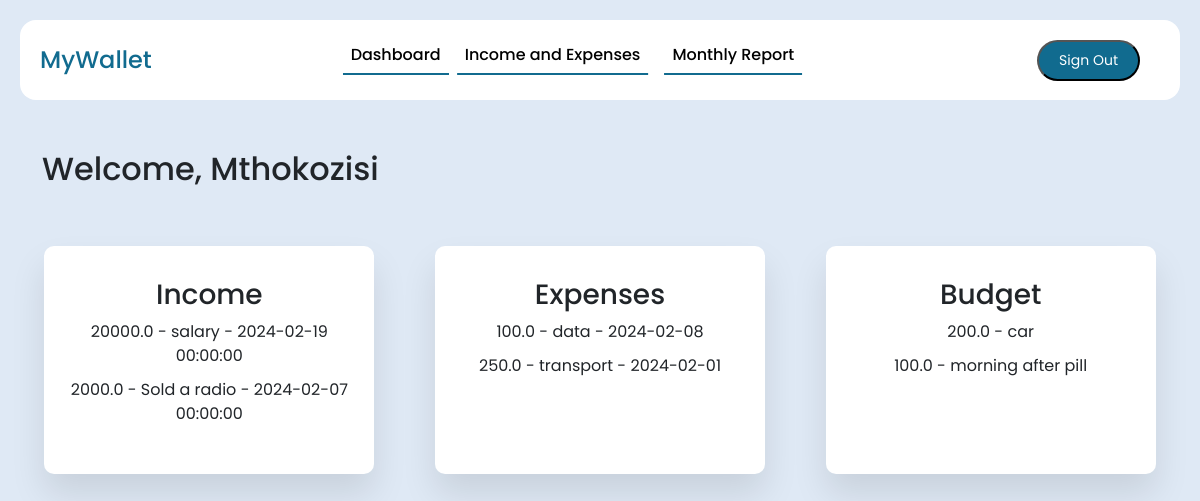
Page / (signed in) on the earlier database version.
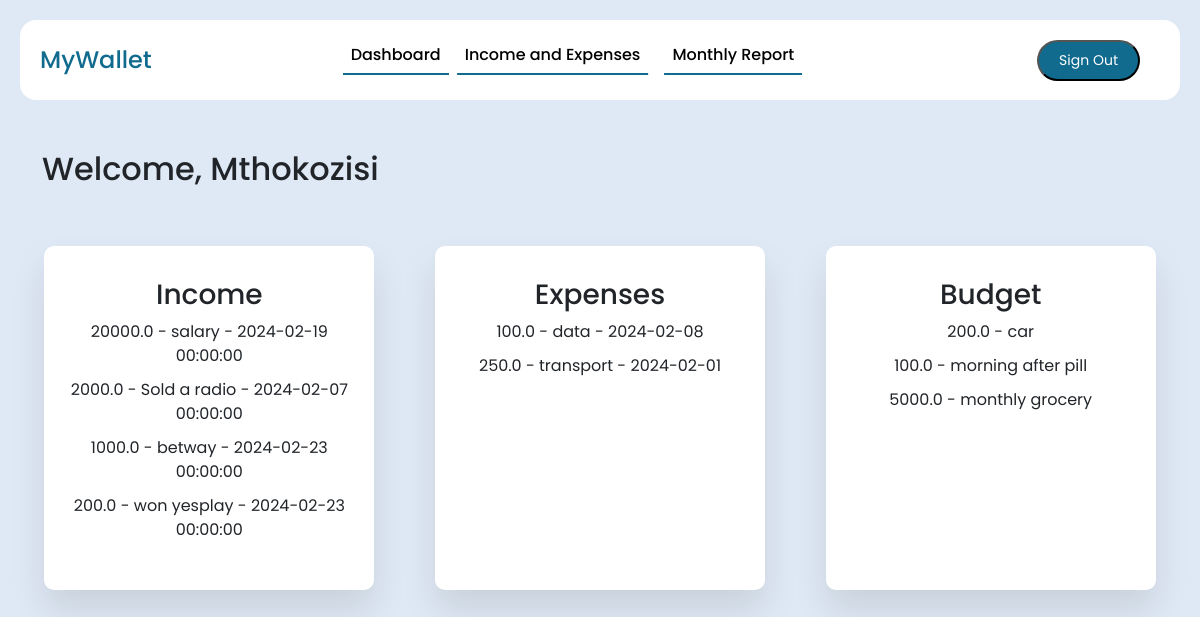
Same page on the later database version.
### website/models.py (models this page shows, shortened)
class User(db.Model, UserMixin):
    id = db.Column(db.Integer, primary_key=True)
    email = db.Column(db.String(150), unique=True, nullable=False)
    first_name = db.Column(db.String(150), unique=True, nullable=False)
    password = db.Column(db.String(150), nullable=False)
    income_entries = db.relationship('Income', backref='user', lazy=True)
    expense_entries = db.relationship('Expense', backref='user', lazy=True)
    budget_entries = db.relationship('Budget', backref='user', lazy=True)

class Income(db.Model):
    id = db.Column(db.Integer, primary_key=True)
    amount = db.Column(db.Float, nullable=False)
    date = db.Column(db.DateTime(timezone=True),default=func.now())
    category = db.Column(db.String(50), nullable=False)
    user_id = db.Column(db.Integer, db.ForeignKey('user.id'), nullable=False)

class Expense(db.Model):
    id = db.Column(db.Integer, primary_key=True)
    amount = db.Column(db.Float, nullable=False)
    date = db.Column(db.Date, nullable=False)
    category = db.Column(db.String(50), nullable=False)
    user_id = db.Column(db.Integer, db.ForeignKey('user.id'),nullable=False)

class Budget(db.Model):
    id = db.Column(db.Integer, primary_key=True)
    category = db.Column(db.String(50), nullable=False)
    amount = db.Column(db.Float, nullable=False)
    user_id = db.Column(db.Integer, db.ForeignKey('user.id'),nullable=False)

### website/views.py (the view)
@views.route('/')
@login_required
def home():
    return render_template('home.html',user=current_user)

### website/__init__.py (called while the page is built)
def create_app():
    app = Flask(__name__)
    app.config['SECRET_KEY'] = 'the secret key'
    app.config['SQLALCHEMY_DATABASE_URI'] = f'sqlite:///{DB_NAME}'
    db.init_app(app)
    from .views import views
    from .auth import auth
    from .models import User
    app.register_blueprint(views, url_prefix='/')
    app.register_blueprint(auth, url_prefix='/')
    login_manager = LoginManager()
    login_manager.login_view= 'auth.sign_in'  # type: ignore
    login_manager.init_app(app)
    @login_manager.user_loader
    def load_user(id):
        return User.query.get(int(id))
    with app.app_context(): #can remove this line if don't solve problem
        create_database()
    return app

### website/templates/home.html (shortened to what this page needs)
<!DOCTYPE html>
<html lang="en">
  <head>
    <link
      href="https://cdn.jsdelivr.net/npm/bootstrap@5.3.2/dist/css/bootstrap.min.css"
      rel="stylesheet"
    />
    <link
      rel="stylesheet"
      type="text/css"
      href="{{ url_for('static', filename='styles.css') }}"
    />
    <link
      rel="stylesheet"
      type="text/css"
      href="{{ url_for('static', filename='home.css') }}"
    />
    <link
      rel="stylesheet"
      type="text/css"
      href="{{ url_for('static', filename='navbar.css') }}"
    />
  </head>
  <body>
    <header class="navbar-header">
      <nav class="navbar navbar-expand-lg fixed-top">
        <div class="container-fluid">
          <a class="navbar-brand me-auto" href="{{url_for('views.home')}}">MyWallet</a>
          <div
            class="offcanvas offcanvas-end"
            tabindex="-1"
            id="offcanvasNavbar"
            aria-labelledby="offcanvasNavbarLabel"
          >
            <div class="offcanvas-body">
              <ul class="navbar-nav justify-content-center flex-grow-1 pe-3">
                <li class="nav-item">
                  <a
                    class="nav-link active"
                    aria-current="page"
                    href="{{url_for('views.dashboard')}}"
                    >Dashboard</a
                  >
                </li>
                <li class="nav-item">
                  <a
                    class="nav-link active mx-lg-2"
                    aria-current="page"
                    href="{{url_for('views.income_expense')}}"
                    >Income and Expenses</a
                  >
                </li>
                <li class="nav-item">
                  <a
                    class="nav-link active mx-lg-2"
                    aria-current="page"
                    href="{{url_for('views.monthly_report')}}"
                    >Monthly Report</a
                  >
                </li>
              </ul>
            </div>
          </div>
          <a href="{{ url_for('auth.sign_out') }}"><button class="signout-button">Sign Out</button></a>
        </div>
      </nav>
    </header>
    <div class="container">
      <h2>Welcome, {{ user.first_name }}</h2>
    <div class="rex">
      <div class="wrapper">
        <h3>Income</h3>
        <ul>
          {% for income_entry in user.income_entries %}
          <li>
            {{ income_entry.amount }} - {{ income_entry.category }} - {{
            income_entry.date }}
          </li>
          {% endfor %}
        </ul>
      </div>
      <div class="wrapper">
        <h3>Expenses</h3>
        <ul>
          {% for expense_entry in user.expense_entries %}
          <li>
            {{ expense_entry.amount }} - {{ expense_entry.category }} - {{
            expense_entry.date }}
          </li>
          {% endfor %}
        </ul>
      </div>
      <div class="wrapper">
        <h3>Budget</h3>
        <ul>
          {% for budget_entry in user.budget_entries %}
          <li>{{ budget_entry.amount }} - {{ budget_entry.category }}</li>
          {% endfor %}
        </ul>
      </div>
    </div>
    </div>
  </body>
</html>

### website/static/styles.css (style rules this page uses)
* { font-family: 'Poppins', sans-serif; }
body { background-color: #dfe9f5; }
.container { margin-top: 150px; }
.wrapper { width: 330px; padding: 2rem 1rem; margin: 50px auto; background-color: #fff; border-radius: 10px; text-align: center; box-shadow: 0 20px 35px rgba(0, 0, 0, 0.1); }
.rex { display: flex; gap: 3.5em; }
a { color: rgb(17, 107, 143); text-decoration: none; }
button { background-color: rgb(17, 107, 143); color: #fff; font-size: 20px; font-weight: bold; margin: 20px; padding: 10px 20px; border-radius: 50px; text-decoration: none; transition: 0.3s background-color; }
ul { list-style-type: none; padding: 0; }
li { margin-bottom: 10px; }

### website/static/navbar.css (style rules this page uses)
.navbar { background-color: #fff; height: 80px; margin: 20px; border-radius: 16px; padding: 0.5rem; }
.navbar-brand { font-weight: 500; color: rgb(17, 107, 143); font-size: 24px ; transition: 0.3s color; }
.signout-button { font-size: 14px; font-weight: normal; padding: 8px 20px; }
.nav-link { color: #666777; font-weight: 500; position: relative; }
@media (min-width: 991px) { .nav-link::before { content: ""; position: absolute; bottom: 0; left: 50%; transform: translateX(-50%); height: 2px; width: 100%; background-color: rgb(17, 107, 143); visibility: hidden; transition: 0.3s ease-in-out; } }
@media (min-width: 991px) { .nav-link:hover::before, .nav-link.active::before { width: 100%; visibility: visible; } }

Differences in the rows shown:
added Income: amount "1000.0", category "betway", date "2024-02-23 00:00:00"
added Income: amount "200.0", category "won yesplay", date "2024-02-23 00:00:00"
added Budget: amount "5000.0", category "monthly grocery"
